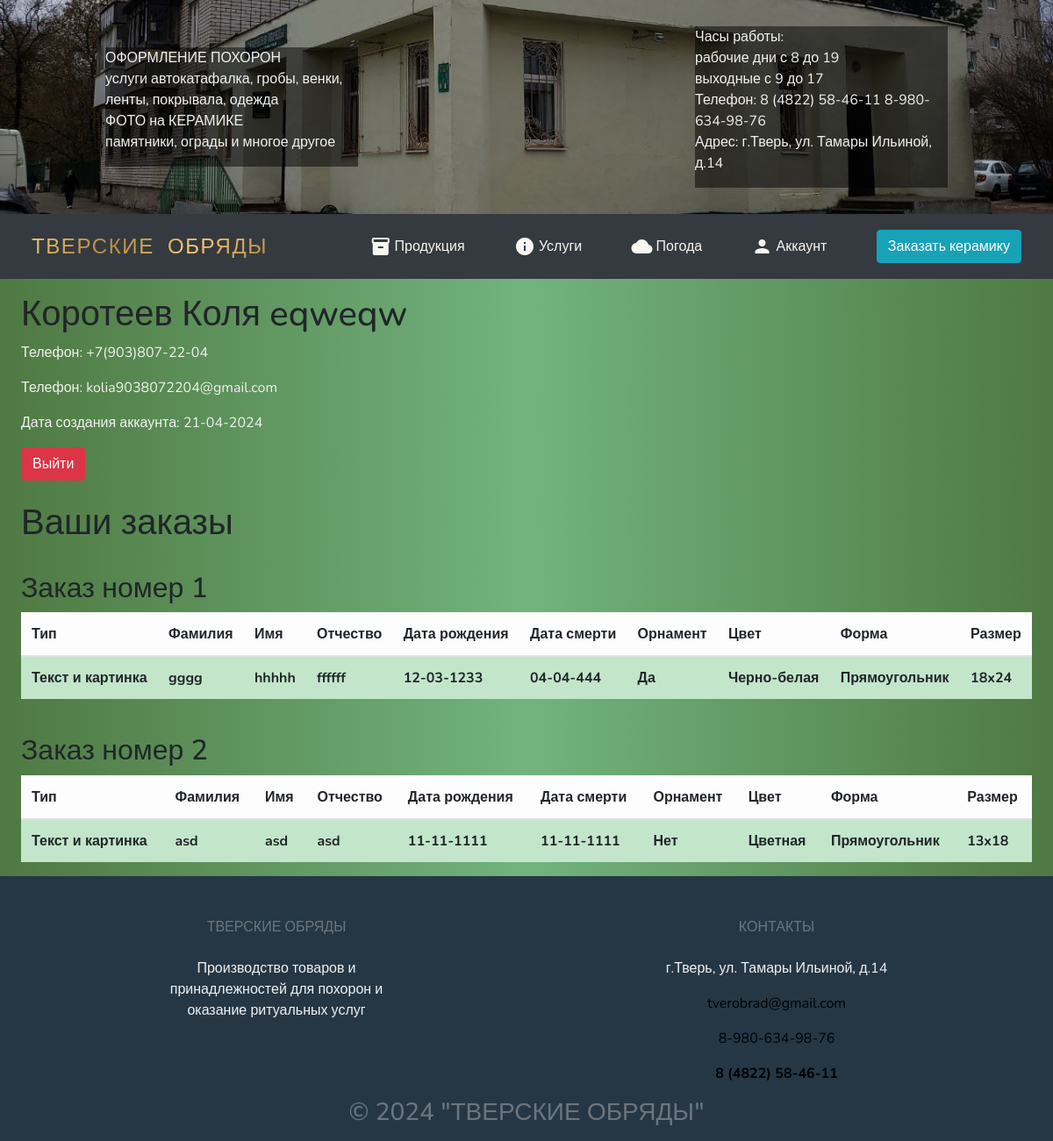
/account (signed in), run on the app's committed database.
### data/user.py (models this page shows, shortened)
class User(SqlAlchemyBase, UserMixin):
    __tablename__ = 'users'
    id = sqlalchemy.Column(sqlalchemy.Integer, primary_key=True, autoincrement=True)
    surname = sqlalchemy.Column(sqlalchemy.String, nullable=True)
    name = sqlalchemy.Column(sqlalchemy.String, nullable=True)
    patronymic = sqlalchemy.Column(sqlalchemy.String, nullable=True)
    phone = sqlalchemy.Column(sqlalchemy.String, nullable=True)
    email = sqlalchemy.Column(sqlalchemy.String,
                              index=True, unique=True, nullable=True)
    hashed_password = sqlalchemy.Column(sqlalchemy.String, nullable=True)
    created_date = sqlalchemy.Column(sqlalchemy.DateTime,
                                     default=datetime.datetime.now)
    purchase = orm.relationship("Purchase", back_populates='user')

### data/purchase.py (models this page shows, shortened)
class Purchase(SqlAlchemyBase):
    __tablename__ = 'purchases'
    id = sqlalchemy.Column(sqlalchemy.Integer,
                           primary_key=True, autoincrement=True)
    user_id = sqlalchemy.Column(sqlalchemy.Integer, sqlalchemy.ForeignKey('users.id'))
    format = sqlalchemy.Column(sqlalchemy.String, nullable=True)
    surname = sqlalchemy.Column(sqlalchemy.String, nullable=True)
    name = sqlalchemy.Column(sqlalchemy.String, nullable=True)
    patronymic = sqlalchemy.Column(sqlalchemy.String, nullable=True)
    birth_day = sqlalchemy.Column(sqlalchemy.Date, nullable=True)
    death_day = sqlalchemy.Column(sqlalchemy.Date, nullable=True)
    ornament = sqlalchemy.Column(sqlalchemy.String, default=False)
    colour = sqlalchemy.Column(sqlalchemy.String, default=False)
    shape = sqlalchemy.Column(sqlalchemy.String, nullable=True)
    size = sqlalchemy.Column(sqlalchemy.String, nullable=True)
    deadline = sqlalchemy.Column(sqlalchemy.Date)
    comment = sqlalchemy.Column(sqlalchemy.String)
    made_date = sqlalchemy.Column(sqlalchemy.Date, default=datetime.datetime.now)  # дата заказа
    user = orm.relationship('User')

### main.py (the view)
@app.route('/account')
@login_required
def account():
    db_sess = db_session.create_session()
    purchase = db_sess.query(Purchase).filter(
        (Purchase.user_id == current_user.id)).all()
    return render_template('account.html', main=False, date=datetime.now(), type=type, datetime=datetime.date, purchases=purchase)

### data/db_session.py (called while the page is built)
def create_session() -> Session:
    global __factory
    return __factory()

### main.py (called while the page is built)
@login_manager.user_loader
def load_user(user_id):
    db_sess = db_session.create_session()
    return db_sess.query(User).get(user_id)

### templates/account.html (shortened to what this page needs)
{% extends "base.html" %}
{% block content %}
<div class="account_info" style="display: block;">
    {% if current_user.patronymic %}
        <h1>{{ ' '.join([current_user.surname, current_user.name, current_user.patronymic]) }}</h1>
    {% else %}
        <h1>{{ ' '.join([current_user.surname, current_user.name]) }}</h1>
    {% endif %}
    <p>Телефон: {{ current_user.phone }}</p>
    <p>Телефон: {{ current_user.email }}</p>
    <p>Дата создания аккаунта: {{ current_user.created_date.strftime("%d-%m-%Y") }}</p>
    <a class="btn btn-danger" href="/logout">Выйти</a>
</div>
<br>
{% if purchases %}
    <h1>Ваши заказы</h1>
    {% for purchase in purchases %}
    <br><h2>Заказ номер {{ purchase.id }}</h2>
    {% if purchase.format == "Текст" %}
        <div class="table-container">
            <table class="table">
                <thead class="table-light">
                    <tr>
                        <th scope="col">Тип</th>
                        <th scope="col">Фамилия</th>
                        <th scope="col">Имя</th>
                        <th scope="col">Отчество</th>
                        <th scope="col">Дата рождения</th>
                        <th scope="col">Дата смерти</th>
                        <th scope="col">Орнамент</th>
                        <th scope="col">Форма</th>
                        <th scope="col">Размер</th>
                    </tr>
                </thead>
                <tbody>
                    <tr class="table-active">
                        <th scope="col">{{ purchase.format }}</th>
                        <th scope="col">{{ purchase.surname }}</th>
                        <th scope="col">{{ purchase.name }}</th>
                        <th scope="col">{{ purchase.patronymic if purchase.patronymic else '-' }}</th>
                        <th scope="col">{{ purchase.birth_day.strftime("%d-%m-%Y") }}</th>
                        <th scope="col">{{ purchase.death_day.strftime("%d-%m-%Y") }}</th>
                        <th scope="col">{{ purchase.ornament }}</th>
                        <th scope="col">{{ purchase.shape }}</th>
                        <th scope="col">{{ purchase.size }}</th>
                    </tr>
                </tbody>
            </table>
        </div>
    {% else %}
        <div class="table-container">
            <table class="table">
                <thead class="table-light">
                    <tr>
                        <th scope="col">Тип</th>
                        <th scope="col">Фамилия</th>
                        <th scope="col">Имя</th>
                        <th scope="col">Отчество</th>
                        <th scope="col">Дата рождения</th>
                        <th scope="col">Дата смерти</th>
                        <th scope="col">Орнамент</th>
                        <th scope="col">Цвет</th>
                        <th scope="col">Форма</th>
                        <th scope="col">Размер</th>
                    </tr>
                </thead>
                <tbody>
                    <tr class="table-success">
                        <th scope="col">{{ purchase.format }}</th>
                        <th scope="col">{{ purchase.surname }}</th>
                        <th scope="col">{{ purchase.name }}</th>
                        <th scope="col">{{ purchase.patronymic if purchase.patronymic else '-' }}</th>
                        <th scope="col">{{ purchase.birth_day.strftime("%d-%m-%Y") }}</th>
                        <th scope="col">{{ purchase.death_day.strftime("%d-%m-%Y") }}</th>
                        <th scope="col">{{ purchase.ornament }}</th>
                        <th scope="col">{{ purchase.colour }}</th>
                        <th scope="col">{{ purchase.shape }}</th>
                        <th scope="col">{{ purchase.size }}</th>
                    </tr>
                </tbody>
            </table>
        </div>
    {% endif %}
    {% endfor %}
{% else %}
    <h1>У вас ещё не было заказов</h1>
{% endif %}
{% endblock %}

### templates/base.html (shortened to what this page needs)
<!DOCTYPE html>
<html lang="ru">
    <head>
        <link rel="stylesheet"
            href="https://stackpath.bootstrapcdn.com/bootstrap/4.4.1/css/bootstrap.min.css"
>
        <link rel="stylesheet" type="text/css" href="{{ url_for('static', filename='css/style.css') }}" />
    </head>
    <body>
        <header>
            <div class="header_info">
                <p>
                    ОФОРМЛЕНИЕ ПОХОРОН <br>
                    услуги автокатафалка, гробы, венки, ленты, покрывала, одежда <br>
                    ФОТО на КЕРАМИКЕ <br>
                    памятники, ограды и многое другое
                </p>
            </div>
            <div class="header_info">
                <p>
                    Часы работы: <br>
                    рабочие дни с 8 до 19 <br>
                    выходные с 9 до 17 <br>
                    Телефон: <a class="phone_number light" href="tel:84822584611">8 (4822) 58-46-11</a>
                    <a class="phone_number light" href="tel:89806349876">8-980-634-98-76</a> <br>
                    Адрес: г.Тверь, ул. Тамары Ильиной, д.14
                </p>
            </div>
        </header>
        <div class="movableHeader" id="movableHeader">
            <nav>
                <ul class="navbar navbar-dark bg-dark">
                    <li><a href="{{ '#main' if main else '/' }}" class="logo">ТВЕРСКИЕ ОБРЯДЫ</a></li>
                    <li class="hideOnMobile">
                        <div class="dropdown">
                            <i class="material-icons">inventory</i> Продукция
                        </div>
                    </li>
                    <li class="hideOnMobile"><a href="{{ '#service' if main else '/#service' }}"><i class="material-icons">info</i> Услуги</a></li>
                    <li class="hideOnMobile"><a href="{{ '#weather' if main else '/#weather' }}"><i class="material-icons">cloud</i> Погода</a></li>
                    {% if current_user.is_authenticated %}
                    <li class="hideOnMobile"><a href="/account"><i class="material-icons">person</i> Аккаунт</a></li>
                    {% else %}
                    <li class="hideOnMobile"><a href="/login"><i class="material-icons">person</i> Вход</a></li>
                    {% endif %}
                    <li class="hideOnMobile"><a class="btn btn-info" href="order">Заказать керамику</a></li>
                </ul>
            </nav>
        </div>
        <main>
            {% block content %}{% endblock %}
        </main>
        <footer class="text-center text-lg-start bg-body-tertiary text-muted">
            <section class="center">
                <div class="container text-center text-md-start mt-5">
                    <div class="row mt-3 center">
                        <div class="col-md-3 col-lg-4 col-xl-3 mx-auto mb-4">
                            <h6 class="text-uppercase fw-bold mb-4">
                                ТВЕРСКИЕ ОБРЯДЫ
                            </h6>
                            <p>Производство товаров и принадлежностей для похорон и оказание ритуальных услуг</p>
                        </div>
                        <div class="col-md-4 col-lg-3 col-xl-3 mx-auto mb-md-0 mb-4">
                            <h6 class="text-uppercase fw-bold mb-4">Контакты</h6>
                            <p>г.Тверь, ул. Тамары Ильиной, д.14</p>
                            <p><a class="phone_number" href="mailto:tverobrad@gmail.com">tverobrad@gmail.com</a></p>
                            <p><a class="phone_number" href="tel:89806349876">8-980-634-98-76</a></p>
                            <p><strong><a class="phone_number" href="tel:84822584611">8 (4822) 58-46-11</a></strong></p>
                        </div>
                    </div>
                </div>
            </section>
            <h3 class="footer">&copy {{ date.year }} "ТВЕРСКИЕ ОБРЯДЫ"</h3>
        </footer>
    </body>
</html>

### static/css/style.css (style rules this page uses)
:root { --text-color: #f1f1f1; --footer-bg-color: #253745; --main-font: 'Rubik', sans-serif; --font1: 'Nunito', sans-serif; --main-font-size: 1.5rem; --font1-weight: 600; --main-border-radius: 1em; --login-form-bg: #436850; --main-gradient: linear-gradient(135deg, #F9C976, #B5893D, #F9C976, #B5893D); }
p, li { color: var(--text-color); }
body { background-color: #289339; background-size: 100% 100%; background-repeat: repeat; background: linear-gradient(90deg, #4f7942, #72B37E 50%, #4f7942); font-family: var(--font1); }
html { scroll-behavior: smooth; }
li, a, button { font: var(--main-font); color: #000000; text-decoration: none; }
header { background-color: #343a40; background-image: url('../img/site.jpg'); background-repeat: no-repeat; background-size: 100%; background-position: center; height: 60%; color: #f8f6f0; display: flex; justify-content: space-between; align-items: center; padding: 30px 10%; }
.header_info { item-aling: center; width: 30%; background-color: rgba(0,0,0,.5); }
.light { color: var(--text-color); }
main { margin: 0 1.5em 0 1.5em; }
ul { list-style: none; }
.table-container { max-width: 100%; overflow-x: auto; }
footer { width: 100%; background-color: var(--footer-bg-color); position: relative; right: 0; left: 0; bottom: 0; margin: 0; padding: 0.1rem; }
h3.footer { margin: 0; margin-top: auto; height: 6vh; }
nav ul { list-style: none; width: 100%; text-align: center; padding-right: 60px; }
nav ul li { display: inline-block; margin: 10px 20px }
nav ul li a, nav ul li .dropdown { font-family: var(--main-font); color: #f8f6f0; text-decoration: none; }
nav a.logo { float: left; margin: 0; margin-right: 5vw; position: static; top: 35%; left: 20%; background: var(--main-gradient); font-size: 1.5rem; font-family: var(--main-font); letter-spacing: 0.1rem; font-weight: 500; word-spacing: 0.5rem; -webkit-text-fill-color: transparent; -webkit-background-clip: text; animation: animate 10s linear infinite; }
.material-icons { display: inline-flex; vertical-align: top; }
.dropdown { position: center; }

### data on the page
User: surname+name+patronymic "Коротеев Коля eqweqw", phone "+7(903)807-22-04", email "kolia9038072204@gmail.com", created_date "21-04-2024"
Purchase: id "1", format "Текст и картинка", surname "gggg", name "hhhhh", patronymic "ffffff", birth_day "12-03-1233", death_day "04-04-444", ornament "Да", colour "Черно-белая", shape "Прямоугольник", size "18x24"
Purchase: id "2", format "Текст и картинка", surname "asd", name "asd", patronymic "asd", birth_day "11-11-1111", death_day "11-11-1111", ornament "Нет", colour "Цветная", shape "Прямоугольник", size "13x18"
